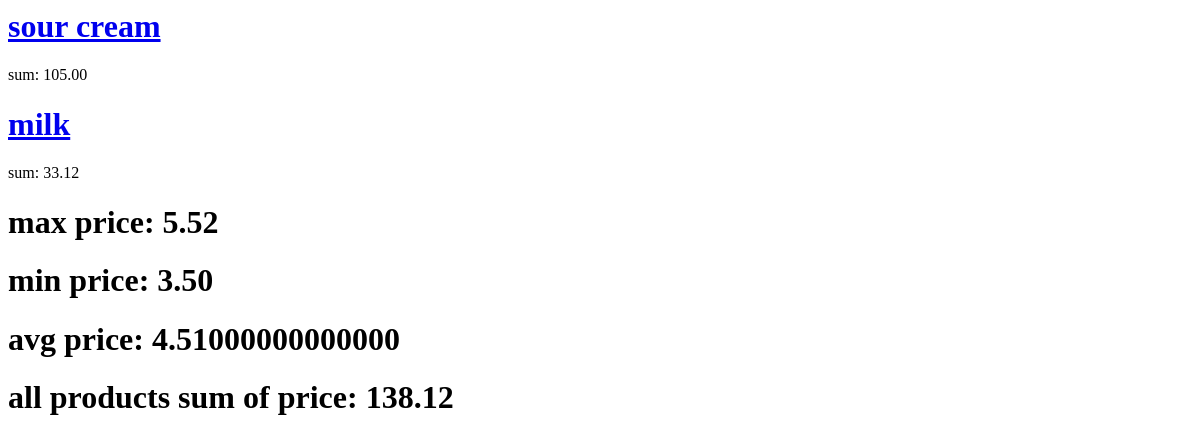
The page /store/categories/2/products/ on the database as committed earlier.
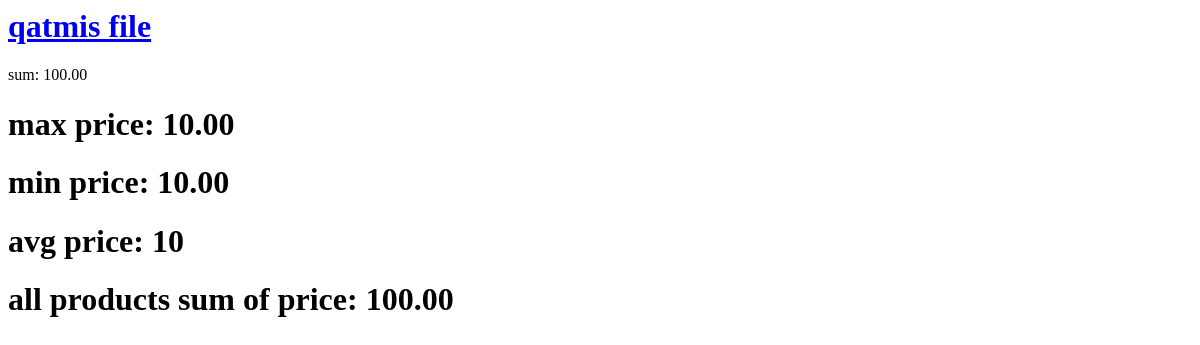
The same page on the database as committed later.
### store/models.py (models this page shows, shortened)
class Product(models.Model):
    name = models.CharField(max_length=255)
    description = models.TextField()
    creation_date = models.DateTimeField(auto_now_add=True)
    categories = models.ManyToManyField(Category, related_name='products')
    image = models.ImageField(upload_to='products/', null=True, blank=True)
    price = models.DecimalField(max_digits=10, decimal_places=2, default=0)
    quantity = models.PositiveIntegerField(default=0)

### store/views.py (the view)
# urls.py: path('categories/<int:category_id>/products/', ProductListView.as_view(), name='category-by-products'),
class ProductListView(View):
    def get(self, request, category_id, *args, **kwargs):
        category = get_object_or_404(Category, id=category_id)
        subcategories = category.get_children()
        products = Product.objects.filter(categories__in=[category] + list(subcategories))
        product_data = [
            {
                'id': product.id,
                'name': product.name,
                'image': request.build_absolute_uri(product.image.url) if product.image and
                                                                          product.image.name else None,
                'sum': product.price * product.quantity,
            }
            for product in products
        ]
        most_expensive_price = products.order_by('price').last().price
        most_cheap_price = products.order_by('price').first().price
        avg_price = products.aggregate(Avg('price'))['price__avg']
        all_sum_price = sum([p.price * p.quantity for p in products])
        return render(request, 'products_by_category.html',
                      {'product_data': product_data,
                               'max_price': most_expensive_price,
                               'min_price': most_cheap_price,
                               'avg_price': avg_price,
                               'all_sum_price': all_sum_price,
                       })

### store/models.py (called while the page is built)
    def get_children(self):
        return self.subcategories.all()

### store/templates/products_by_category.html (shortened to what this page needs)
{% for product in product_data %}
    <div class="product">
        <h1><a href="{% url 'product-detail' product.id %}">{{ product.name }}</a></h1>
        <p>sum: {{ product.sum }}</p>
    </div>
{% endfor %}
<h1>max price: {{ max_price }}</h1>
<h1>min price: {{ min_price }}</h1>
<h1>avg price: {{ avg_price }}</h1>
<h1>all products sum of price: {{ all_sum_price }}</h1>

Rows that differ between the two databases and show on the page:
removed Product: name "sour cream", price "3.50"
no longer on this page (row edited): Product: name "milk", price "5.52"
now on this page (row edited): Product: name "qatmis file", price "10.00"
Other text that changed with them:
{{ avg_price }}: "4.51000000000000" → "10"
{{ all_sum_price }}: "138.12" → "100.00"
new list line: "sum: 100.00"
list line gone: "sum: 105.00"
list line gone: "sum: 33.12"
